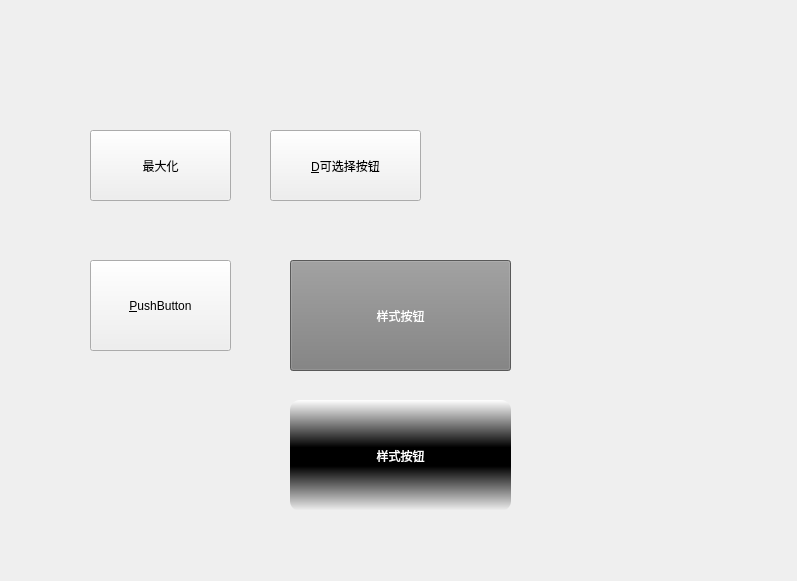
<?xml version="1.0" encoding="UTF-8"?>
<ui version="4.0">
 <class>Widget</class>
 <widget class="QWidget" name="Widget">
  <property name="geometry">
   <rect>
    <x>0</x>
    <y>0</y>
    <width>797</width>
    <height>581</height>
   </rect>
  </property>
  <property name="windowTitle">
   <string>Widget</string>
  </property>
  <widget class="QPushButton" name="pushButton">
   <property name="geometry">
    <rect>
     <x>90</x>
     <y>130</y>
     <width>141</width>
     <height>71</height>
    </rect>
   </property>
   <property name="text">
    <string>最大化</string>
   </property>
  </widget>
  <widget class="QPushButton" name="button1">
   <property name="geometry">
    <rect>
     <x>270</x>
     <y>130</y>
     <width>151</width>
     <height>71</height>
    </rect>
   </property>
   <property name="text">
    <string>&amp;D可选择按钮</string>
   </property>
   <property name="checkable">
    <bool>true</bool>
   </property>
  </widget>
  <widget class="QPushButton" name="shortButton">
   <property name="geometry">
    <rect>
     <x>90</x>
     <y>260</y>
     <width>141</width>
     <height>91</height>
    </rect>
   </property>
   <property name="text">
    <string>&amp;PushButton</string>
   </property>
  </widget>
  <widget class="QPushButton" name="styleButton">
   <property name="geometry">
    <rect>
     <x>290</x>
     <y>260</y>
     <width>221</width>
     <height>111</height>
    </rect>
   </property>
   <property name="styleSheet">
    <string notr="true">background-color: rgb(125, 125, 125);
color: rgb(255, 255, 255);
font: 75 14pt &quot;微软雅黑&quot;;</string>
   </property>
   <property name="text">
    <string>样式按钮</string>
   </property>
  </widget>
  <widget class="QPushButton" name="picButton">
   <property name="geometry">
    <rect>
     <x>440</x>
     <y>70</y>
     <width>321</width>
     <height>151</height>
    </rect>
   </property>
   <property name="styleSheet">
    <string notr="true">background-image: url(:/qpush/test.gif);
</string>
   </property>
   <property name="text">
    <string/>
   </property>
   <property name="autoRepeat">
    <bool>false</bool>
   </property>
   <property name="flat">
    <bool>true</bool>
   </property>
  </widget>
  <widget class="QPushButton" name="styleButton_2">
   <property name="geometry">
    <rect>
     <x>290</x>
     <y>400</y>
     <width>221</width>
     <height>111</height>
    </rect>
   </property>
   <property name="styleSheet">
    <string notr="true">QPushButton{
color: rgb(255, 255, 255);
font: 75 14pt &quot;微软雅黑&quot;;
border-radius:10px;
}

QPushButton::!hover{
background-color: qlineargradient(spread:reflect, x1:1, y1:0.511, x2:1, y2:0, stop:0.164179 rgba(0, 0, 0, 255), stop:1 rgba(255, 255, 255, 255));
}
QPushButton::hover{
	background-color: qlineargradient(spread:reflect, x1:1, y1:0.528409, x2:1, y2:0, stop:0.432836 rgba(0, 0, 0, 255), stop:1 rgba(255, 255, 255, 255));
}


</string>
   </property>
   <property name="text">
    <string>样式按钮</string>
   </property>
  </widget>
 </widget>
 <layoutdefault spacing="6" margin="11"/>
 <resources>
  <include location="qpush.qrc"/>
 </resources>
 <connections>
  <connection>
   <sender>pushButton</sender>
   <signal>clicked()</signal>
   <receiver>Widget</receiver>
   <slot>showMaximized()</slot>
   <hints>
    <hint type="sourcelabel">
     <x>156</x>
     <y>171</y>
    </hint>
    <hint type="destinationlabel">
     <x>115</x>
     <y>575</y>
    </hint>
   </hints>
  </connection>
  <connection>
   <sender>button1</sender>
   <signal>clicked(bool)</signal>
   <receiver>Widget</receiver>
   <slot>Click(bool)</slot>
   <hints>
    <hint type="sourcelabel">
     <x>361</x>
     <y>177</y>
    </hint>
    <hint type="destinationlabel">
     <x>370</x>
     <y>659</y>
    </hint>
   </hints>
  </connection>
  <connection>
   <sender>button1</sender>
   <signal>pressed()</signal>
   <receiver>Widget</receiver>
   <slot>Pre()</slot>
   <hints>
    <hint type="sourcelabel">
     <x>336</x>
     <y>165</y>
    </hint>
    <hint type="destinationlabel">
     <x>302</x>
     <y>635</y>
    </hint>
   </hints>
  </connection>
  <connection>
   <sender>button1</sender>
   <signal>released()</signal>
   <receiver>Widget</receiver>
   <slot>Rel()</slot>
   <hints>
    <hint type="sourcelabel">
     <x>395</x>
     <y>169</y>
    </hint>
    <hint type="destinationlabel">
     <x>468</x>
     <y>617</y>
    </hint>
   </hints>
  </connection>
  <connection>
   <sender>shortButton</sender>
   <signal>clicked()</signal>
   <receiver>Widget</receiver>
   <slot>Pre()</slot>
   <hints>
    <hint type="sourcelabel">
     <x>190</x>
     <y>304</y>
    </hint>
    <hint type="destinationlabel">
     <x>211</x>
     <y>611</y>
    </hint>
   </hints>
  </connection>
  <connection>
   <sender>picButton</sender>
   <signal>clicked()</signal>
   <receiver>Widget</receiver>
   <slot>Pre()</slot>
   <hints>
    <hint type="sourcelabel">
     <x>575</x>
     <y>186</y>
    </hint>
    <hint type="destinationlabel">
     <x>714</x>
     <y>857</y>
    </hint>
   </hints>
  </connection>
  <connection>
   <sender>styleButton_2</sender>
   <signal>clicked()</signal>
   <receiver>Widget</receiver>
   <slot>Pre()</slot>
   <hints>
    <hint type="sourcelabel">
     <x>447</x>
     <y>456</y>
    </hint>
    <hint type="destinationlabel">
     <x>444</x>
     <y>693</y>
    </hint>
   </hints>
  </connection>
 </connections>
 <slots>
  <slot>Click(bool)</slot>
  <slot>Pre()</slot>
  <slot>Rel()</slot>
 </slots>
</ui>
